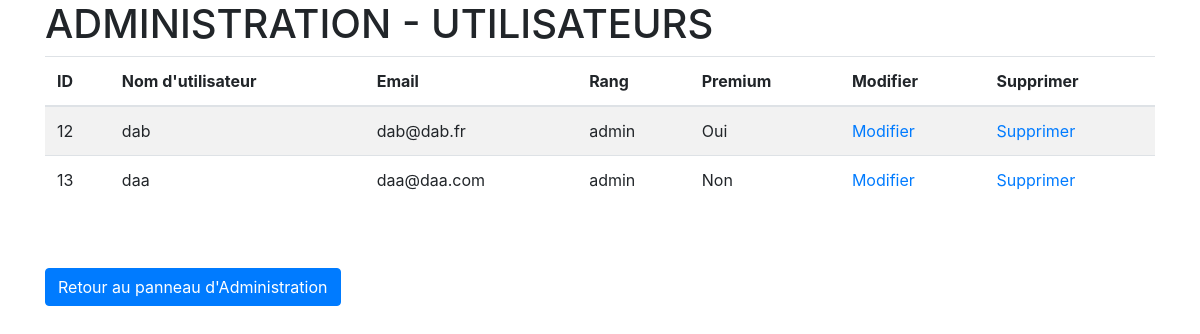
/projet_dev_2017/adminUsers.php (signed in), run on the app's committed database.
### tables this page shows
CREATE TABLE IF NOT EXISTS `user` (
  `user_id` int(11) NOT NULL AUTO_INCREMENT,
  `pseudo` varchar(25) NOT NULL,
  `passwd` varchar(255) NOT NULL,
  `premium` tinyint(4) NOT NULL,
  `premium_duration` varchar(255) DEFAULT NULL,
  `userdetails_id` int(11) DEFAULT NULL,
  `recenttype` varchar(255) DEFAULT NULL,
  PRIMARY KEY (`user_id`),
  KEY `FK_user_userdetails_id` (`userdetails_id`)
);

CREATE TABLE IF NOT EXISTS `userdetails` (
  `userdetails_id` int(11) NOT NULL AUTO_INCREMENT,
  `creationDate` date NOT NULL,
  `rank` varchar(50) DEFAULT NULL,
  `gender` tinyint(4) DEFAULT NULL,
  `birthdate` date DEFAULT NULL,
  `name` varchar(90) DEFAULT NULL,
  `email` varchar(100) DEFAULT NULL,
  `user_id` int(11) NOT NULL,
  PRIMARY KEY (`userdetails_id`),
  KEY `FK_userdetails_user_id` (`user_id`)
);

### projet_dev_2017/Include/admin_include/adminUsersInTable.inc.php (the view)
<?php
function selectAllUsers(&$dbh)
{
    $query = $dbh->prepare("SELECT u.user_id, u.pseudo, u.premium, d.email, d.rank FROM user u, userdetails d WHERE u.userdetails_id=d.userdetails_id");
    $query->execute();
    $result = $query->fetchAll();
    return $result;
}
function displayTable(&$dbh)
{
    $allUsers = selectAllUsers($dbh);
    for ($i = 0; $i < count($allUsers); $i++)
    {
        $urlModif = "adminUsers.php?user_id=".$allUsers[$i]['user_id'] . "&pseudo=" . $allUsers[$i]['pseudo'] . "&email=" . $allUsers[$i]['email']. "&rank=" . $allUsers[$i]['rank']. "&premium=" . $allUsers[$i]['premium'];
        $links = "<td><a href='$urlModif'>Modifier</a></td><td><a href='adminUsers.php?deleteid=" . $allUsers[$i]['user_id'] . "'>Supprimer</a></td>";
        if ($allUsers[$i]['premium'] == 0)
        {
            $premium = "Non";
        }
        else {
            $premium = "Oui";
        }
        echo "<tr><td>" . $allUsers[$i]['user_id'] . "</td>
                <td>" . $allUsers[$i]['pseudo'] . "</td>
                <td>" . $allUsers[$i]['email'] . "</td>
                <td>" . $allUsers[$i]['rank'] . "</td>
                <td>" . $premium . "</td>
                $links</tr>";
    }
}
displayTable($dbh);
?>

### data on the page
user: user_id "12", pseudo "dab", userdetails.email "dab@dab.fr", userdetails.rank "admin", premium "Oui"
user: user_id "13", pseudo "daa", userdetails.email "daa@daa.com", userdetails.rank "admin", premium "Non"
